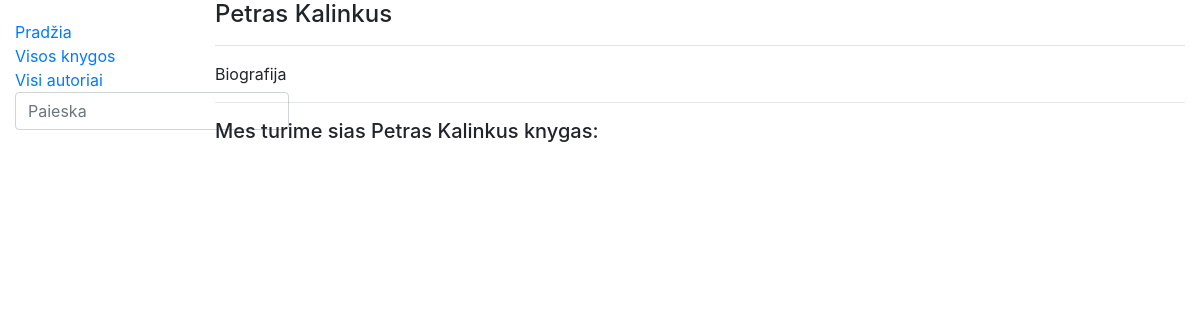
The app's page /library/authors/2, older data.
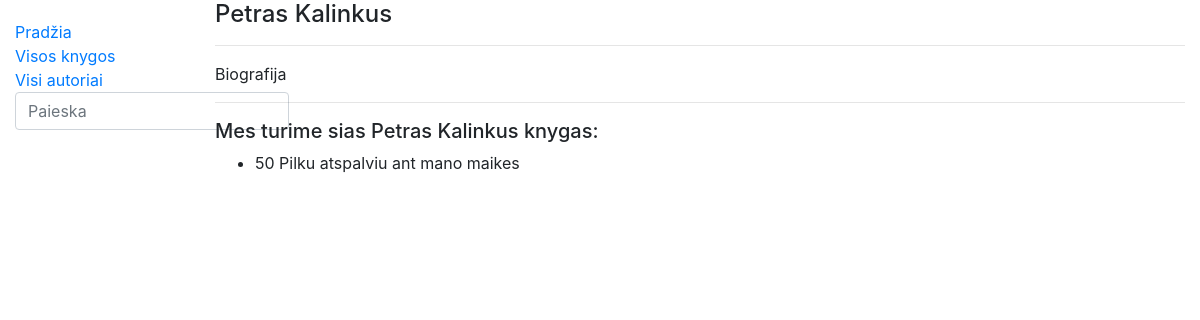
The same page, newer data.
### library/models.py (models this page shows, shortened)
class Book(models.Model):
    title = models.CharField('Pavadinimas', max_length=200)
    author = models.ForeignKey('Author', on_delete=models.SET_NULL, null=True, related_name='books')
    summary = models.TextField('Aprasymas', max_length=1000, help_text='Trumpas knygos aprasymas')
    isbn = models.CharField('ISBN', max_length=13)
    genre = models.ManyToManyField(Genre, help_text='Isrinkite zanra knygai')
    cover = models.ImageField('Virselis', upload_to='covers', null=True)
    def display_genre(self):
        return '; '.join([genre.name for genre in self.genre.all()])
    display_genre.short_description = 'Zanras'
    class Meta:
        verbose_name = "Knyga"
        verbose_name_plural = "Knygos"

### library/views.py (the view)
# urls.py: path('authors/<int:author_id>', views.author, name='author-detail'),
def author(request, author_id):
    single_author = get_object_or_404(Author, pk=author_id)  # pk - primary key
    return render(request, 'author.html', {'author': single_author})  # {'author':single_author] - context

### library/templates/author.html
{% extends "base.html" %}
{% block content %}
<div>
  <h4>{{author.first_name}} {{author.last_name}}</h4>
  <hr/>
  <p>{{author.description}}</p>
  <hr/>
  <h5>Mes turime sias {{author.first_name}} {{author.last_name}} knygas: </h5>
  <ul>
    {%  for book_obj in author.books.all %}
    <li> {{book_obj.title}} </li>
    {% endfor %}
  </ul>
</div>
{% endblock %}

Row changes from the older to the newer data that the page shows:
added Book: title "50 Pilku atspalviu ant mano maikes"
